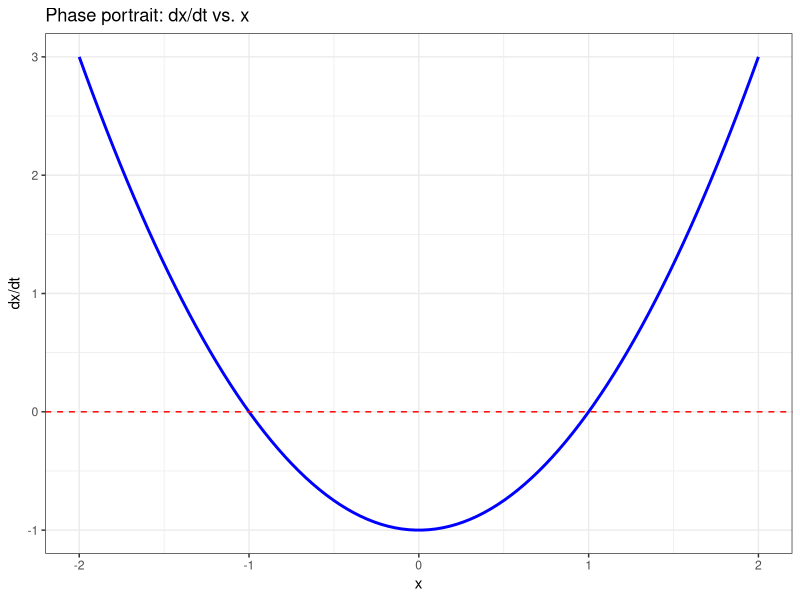
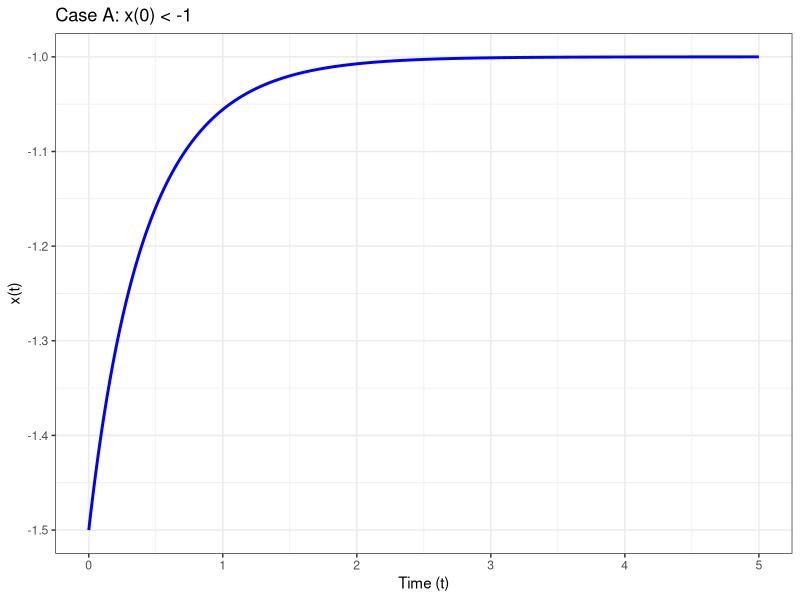
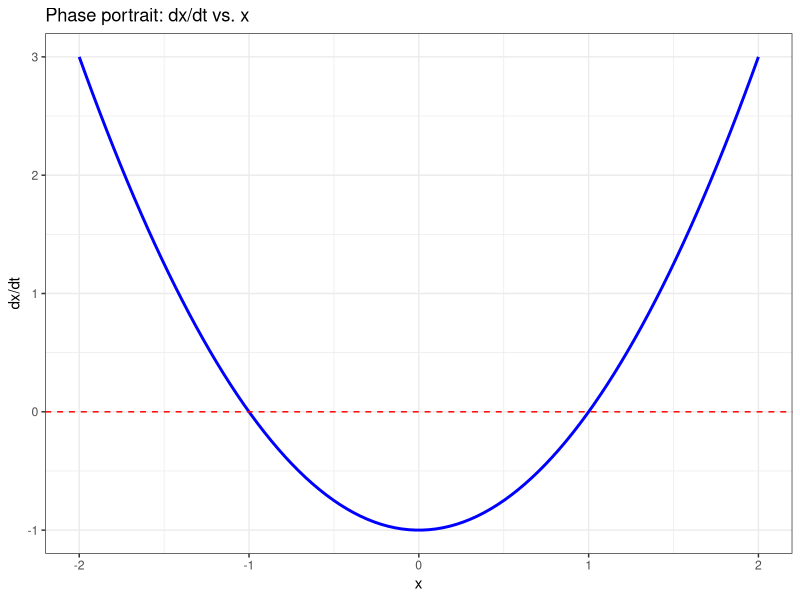
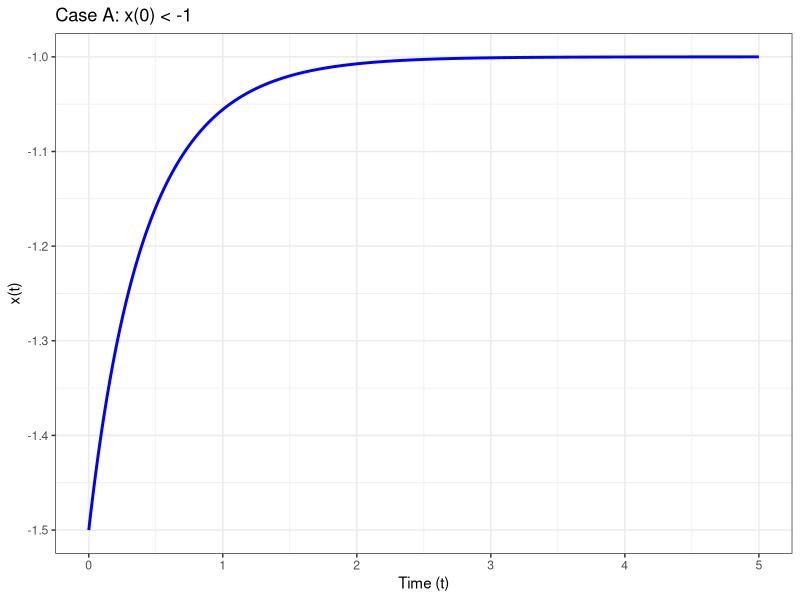

Here is the R script that generated these plots, in order:
# Load required libraries
library(deSolve)
library(ggplot2)


#----
# Plot the x_dot vs x

# Define the function dx/dt = x^2 - 1
dx_dt <- function(x) {
  return(x^2 - 1)
}

# Generate x values
x_values <- seq(-2, 2, length.out = 100)  # Adjust range as needed
dx_values <- dx_dt(x_values)

# Create a dataframe
data <- data.frame(x = x_values, dx_dt = dx_values)

# Plot dx/dt vs. x
ggplot(data, aes(x = x, y = dx_dt)) +
  geom_line(color = "blue", size = 1) +
  geom_hline(yintercept = 0, linetype = "dashed", color = "red") +  # Equilibrium points
  xlab("x") +
  ylab("dx/dt") +
  ggtitle("Phase portrait: dx/dt vs. x") +
  theme_bw()

# Save plot dx/dt vs. x
png("Figures_videos/Assignment_sheet_2/Example_1_phase_portrait.png",
    width = 500*4, # The width of the plot in inches
    height = 520*4, res=300)

ggplot(data, aes(x = x, y = dx_dt)) +
  geom_line(color = "blue", size = 1) +
  geom_hline(yintercept = 0, linetype = "dashed", color = "red") +  # Equilibrium points
  xlab("x") +
  ylab("dx/dt") +
  ggtitle("Phase portrait: dx/dt vs. x") +
  theme_bw()

dev.off()

#----
# Find all the roots of the polynomial x^2 - 1

stationary_points <- polyroot(c(-1,0,1))
stationary_points

#----
# Solve the differential equation
# Define the differential equation dx/dt = x^2 - 1
dynamical_system <- function(t, state, parameters) {
  x <- state[1]
  dxdt <- dx_dt(x)  # Differential equation
  list(dxdt)
}

# Define time range for the simulation
time <- seq(0, 5, by = 0.01)  # From t = 0 to t = 5, with small steps

# ---- CASE A: x(0) < -1 ----
initial_state_a <- c(x = -1.5)  # Initial condition x(0) < -1
solution_a <- ode(y = initial_state_a, times = time, func = dynamical_system, parms = NULL, method = "ode45")

# Convert to a data frame for ggplot2
df_a <- as.data.frame(solution_a)

# Plot Case A
ggplot(df_a, aes(x = time, y = x)) +
  geom_line(color = "blue", size = 1) +
  labs(title = "Case A: x(0) < -1", x = "Time (t)", y = "x(t)") +
  theme_bw()

# Save plot for case A
png("Figures_videos/Assignment_sheet_2/Example_1_case_a.png",
    width = 500*4, # The width of the plot in inches
    height = 520*4, res=300)

ggplot(df_a, aes(x = time, y = x)) +
  geom_line(color = "blue", size = 1) +
  labs(title = "Case A: x(0) < -1", x = "Time (t)", y = "x(t)") +
  theme_bw()

dev.off()
